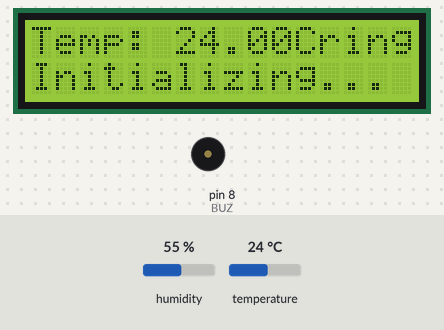
This sketch was run on a simulated Arduino Uno, built with avr-gcc and run on an emulated ATmega328P. Shown: 16×2 character LCD, buzzer (waves = sounding, pin HIGH). The inputs (shaded band) are chosen by the test bench; at power-on: humidity 55 %, temperature 24 °C.

Above: at 1.2 s.
1.3 s: humidity set to 59 %
At 7.4 s:
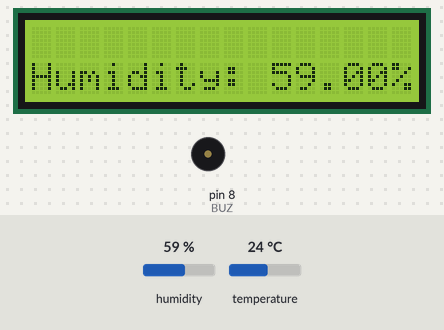
9.7 s: humidity set to 62 %
At 17.3 s:
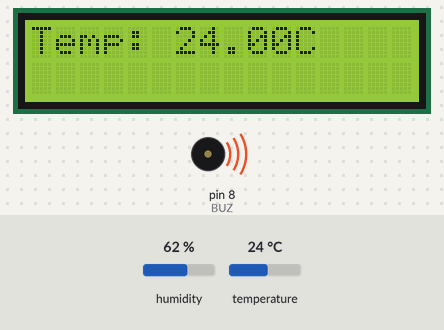
19.1 s: temperature set to 12 °C
At 21.3 s:
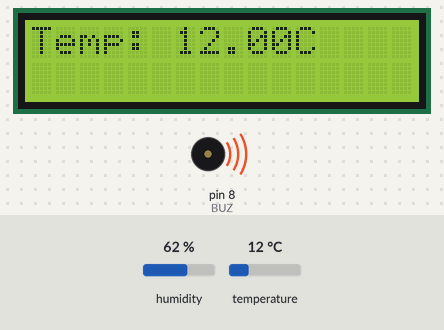
24.1 s: temperature set to 19 °C
At 25.4 s:
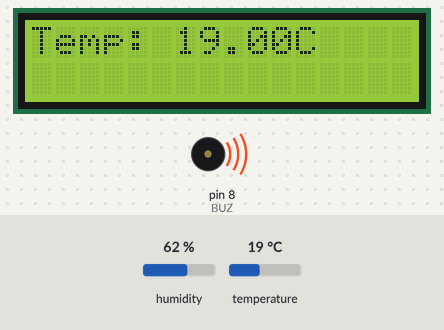
Timing chart, 0 to 27.1 s (numbered marks = the images above; inputs shaded):
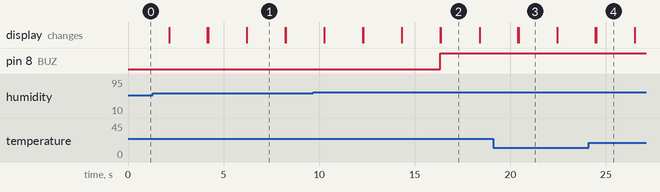

Measured:
- the behaviour switches between 60 and 61 % on humidity (found by bisection; images 1 and 2)
- after the input at 9.7 s, pin 8 (BUZ): LOW → HIGH after 6.6 s
- what the display in image 1 shows lasts 2.0 s, from 6.2 s to 8.2 s

The sketch:

DHT_SENSOR_WITH_BUZZER.ino
```cpp
#include <Wire.h>
#include <LiquidCrystal_I2C.h>
#include <DHT.h>

// DHT11 configuration
#define DHTPIN 4
#define DHTTYPE DHT11

// Create sensor object
DHT dht(DHTPIN, DHTTYPE);
int BUZ=8;

// LCD address, columns, rows
LiquidCrystal_I2C lcd(0x27, 16, 2);

void setup()
{
    dht.begin();
    lcd.init();
    lcd.backlight();

    lcd.setCursor(0, 0);
    lcd.print("DHT11 Monitoring");

    lcd.setCursor(0, 1);
    lcd.print("Initializing...");

    pinMode(BUZ,OUTPUT);

}

void loop()
{
    float t  = dht.readTemperature();
    float h = dht.readHumidity();
    // Display temperature
    lcd.setCursor(0, 0);
    lcd.print("Temp: ");
    lcd.print(t);
    lcd.print("C");
    delay(2000);
    lcd.clear();

    // Display humidity
    lcd.setCursor(0, 1);
    lcd.print("Humidity: ");
    lcd.print(h);
    lcd.print("%   ");
    delay(2000);
    lcd.clear();
    if(h>60 )
    {

      digitalWrite(BUZ,HIGH);
    }
    else{
      digitalWrite(BUZ,LOW);
    }
}
```
